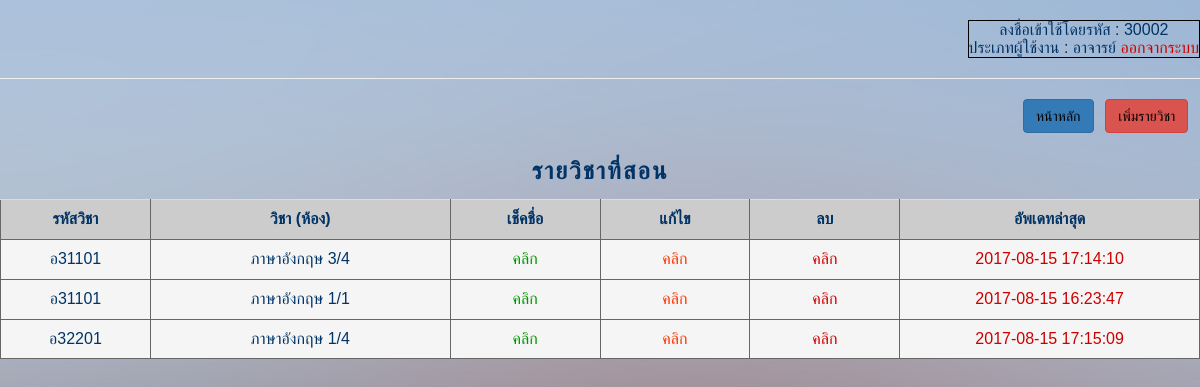
Page /html5up-dimension/checkattendance.php (signed in) on the committed database.
### tables this page shows
CREATE TABLE `subject` (
  `subjectID` varchar(255) NOT NULL,
  `subject` varchar(255) NOT NULL,
  `class` varchar(11) NOT NULL,
  `teacherID` int(11) NOT NULL,
  `update` datetime NOT NULL
);

### html5up-dimension/checkattendance.php (the view, shortened to what this page needs)
<?php
if (!$_SESSION["uname"]){
	  Header("Location: Login.php");
}else{?>
<html>
	<head>
		<link rel="stylesheet" href="https://maxcdn.bootstrapcdn.com/bootstrap/3.3.7/css/bootstrap.min.css">
	</head>
<div class="abcd">
	<body background="/images/bg.jpg">
    <div align="right" class="a" ><br>
      <table border="1" bordercolor="#000000" cellpadding="5">
				<tr>
      		<td>
    		  <center><font color='#003366'> ลงชื่อเข้าใช้โดยรหัส :
    			<?php echo($_SESSION['userID']);?><br>
          ประเภทผู้ใช้งาน : <?php echo($_SESSION['typeUser']);?> </font>
    			<a href="logout.php"><font color="#CC0000">ออกจากระบบ</font></a></center>
        </tr></td>
        </table>
				<hr>
    </div>
<div align="right">
	<a href="teacherpage.php"><button type="button" class="btn btn-primary"><font color="#000000">หน้าหลัก</font></button></a>	&nbsp;
	<a href="addsubject.php"><button type="button" class="btn btn-danger"><font color="#000000">เพิ่มรายวิชา</font></button></a> &nbsp;&nbsp;
</div>
<br>
<center><h3><font color='#003366'>รายวิชาที่สอน</font></h3></center>
<div class="table-responsive">
<table class="table" width="800" border="1" align="center" bordercolor="#666666" >
	<tr>
		<td width="100" align="center" bgcolor="#CCCCCC"><strong><font color='#003366'>รหัสวิชา</font></strong></td>
		<td width="200"align="center" bgcolor="#CCCCCC"><strong><font color='#003366'>วิชา (ห้อง)</font></strong></td>
		<td width="100" align="center" bgcolor="#CCCCCC"><strong><font color='#003366'>เช็คชื่อ</font></strong></td>
		<td width="100" align="center" bgcolor="#CCCCCC"><strong><font color='#003366'>แก้ไข</font></strong></td>
		<td width="100" align="center" bgcolor="#CCCCCC"><strong><font color='#003366'>ลบ</font></strong></td>
		<td width="200" align="center" bgcolor="#CCCCCC"><strong><font color='#003366'>อัพเดทล่าสุด</font></strong></td>
</tr>
<?php
include ("connectDB.php");
$strSQL = mysqli_query($mysqli,"select * from teacher where userID='".$_SESSION['userID']."'");
$objResult = mysqli_fetch_array($strSQL);
$strSLQ2 = "select * from subject where teacherID='".$objResult['teacherID']."'";
$result = mysqli_query($mysqli, $strSLQ2);
while($row = mysqli_fetch_array($result))
{
echo "<tr class='active'>";
echo "<td align='center'><font color='#003366'>" . $row["subjectID"] . "</font></td>";
echo "<td align='center'><font color='#003366'>" . $row["subject"] ."&nbsp" .$row['class']. "</font></td>";
echo "<td align='center'><a href='checkattendance_check.php?subjectID=$row[subjectID]&class=$row[class]'><font color='#009900'>คลิก</font></a></td>";
echo "<td align='center'><a href='subject_edit.php?subjectID=$row[subjectID]&class=$row[class]'><font color='#FF3300'>คลิก</font></a></td>";
echo "<td align='center'><a href='subject_delete.php?subjectID=$row[subjectID]&class=$row[class]'><font color='#CC0000'>คลิก</font></a></td>";
echo "<td align='center'><font color='#CC0000'>" . $row["update"] . "</font></td>";
echo "</tr>";
}
?>
</table>
</div>
	</body>
</html>
<?php }?>

### html5up-dimension/checkattendance.php (style rules this page uses)
div.abcd { font-family: "FontAwesome",sans-serif; }
div.abcd h1,h2,h3,h4,h5 { display: block; font-weight: 600; letter-spacing: 0.2rem; line-height: 1.5; margin: 0 0 1rem 0; text-transform: uppercase; }

### rows in the picture
subject: subjectID "อ31101", subject "ภาษาอังกฤษ", class "3/4", update "2017-08-15 17:14:10"
subject: subjectID "อ31101", subject "ภาษาอังกฤษ", class "1/1", update "2017-08-15 16:23:47"
subject: subjectID "อ32201", subject "ภาษาอังกฤษ", class "1/4", update "2017-08-15 17:15:09"

### other values in the picture
$_SESSION['userID'] "30002"
$_SESSION['typeUser'] "อาจารย์"
